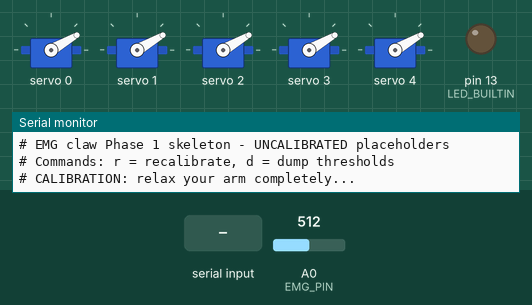
This sketch was run on a simulated Arduino Uno, built with avr-gcc and run on an emulated ATmega328P. Shown: 5 × servo, output pins drawn as LEDs (lit = HIGH), the last lines printed to the serial monitor. Dashed ring = blinking. Inputs (shaded band) come from the test bench; at power-on: A0 (EMG_PIN) = 512.

Above: at 1.2 s.
1.3 s: A0 (EMG_PIN) set to 716
At 4.22 s:
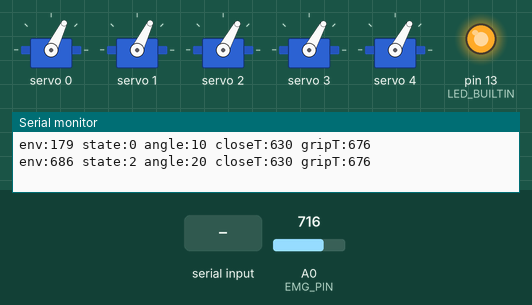
4.3 s: A0 (EMG_PIN) set to 1009
6.9 s: A0 (EMG_PIN) set to 1020
At 8.88 s:
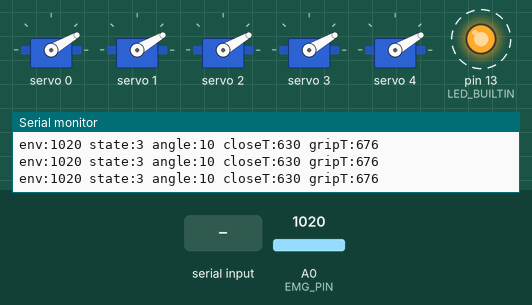
9.9 s: "d" received over Serial
12.9 s: "r" received over Serial
At 13.8 s:
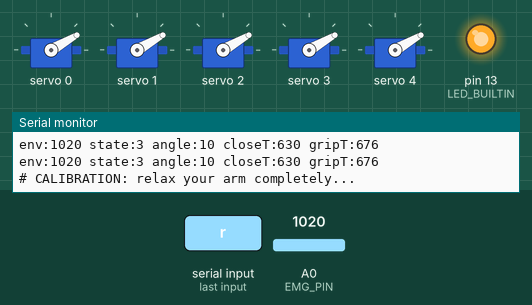
14.4 s: A0 (EMG_PIN) set to 590
At 17.25 s:
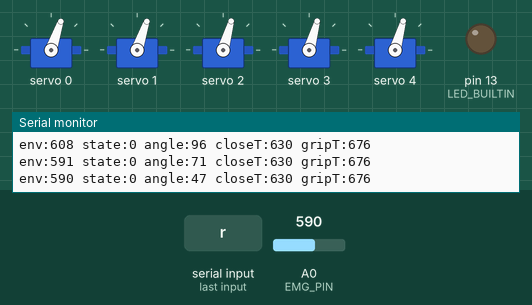
Timing chart, 0 to 18.4 s (numbered marks = the images above; inputs shaded):
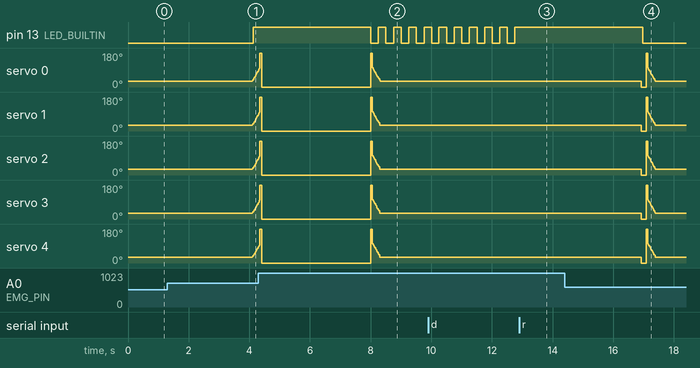

Measured:
- the behaviour switches between 1019 and 1020 on A0 (EMG_PIN) (found by bisection; images 1 and 2)
- after the input at 1.3 s, pin 13 (LED_BUILTIN): LOW → HIGH after 2.8 s
- after the input at 6.9 s, pin 13 (LED_BUILTIN): alternates HIGH for 0.25 s and LOW for 0.25 s, starting after 1.1 s
- after the input at 12.9 s, pin 13 (LED_BUILTIN): stops changing and stays HIGH
- after the input at 14.4 s, pin 13 (LED_BUILTIN): goes on until 17.0 s, then stays LOW

The sketch:

emg_claw.ino
```cpp
// emg_claw.ino - EMG Hand Phase 1 firmware skeleton.
//
// Target hardware (per the project wiring schematic, wiring-schematic.html):
//   Arduino Uno (clone) + MyoWare 2 with Link Shield (ENV -> A0)
//   PCA9685 servo driver, I2C 0x40 (SDA=A4, SCL=A5), servo channels 0-4
//   5x SG90 servos on the PCA9685 V+ rail (separate 5 V supply, common GND)
//
// Control design: claw-control-design-2026-10-11.md - three states, two
// thresholds, one channel. All decision logic lives in emg_control.h and is
// exercised by the simulation tests in ../sim/ before it ever runs here.
//
// REQUIRED LIBRARY: "Adafruit PWM Servo Driver Library" (Library Manager).
// The PCA9685 must be set to 50 Hz for servos; at the chip's ~200 Hz
// default the SG90s jitter (schematic stage notes).
//
// STATUS: SKELETON. Every threshold/angle/pulse value is a placeholder to
// be replaced by calibration and bench measurement. Nothing here has run
// on real hardware yet. Follow the schematic's staged bring-up: ONE servo
// on channel 0 first (set BENCH_SINGLE_SERVO to 1).

#include <Wire.h>
#include <Adafruit_PWMServoDriver.h>

#include "emg_control.h"

// ---------------------------------------------------------------------------
// Configuration
// ---------------------------------------------------------------------------

#define EMG_PIN A0            // MyoWare ENV via TRS tip (schematic table)
#define PCA9685_ADDR 0x40     // schematic: I2C address 0x40
#define SERVO_PWM_FREQ 50     // Hz - required for SG90 servos
#define NUM_SERVOS 5          // PCA9685 channels 0..4
#define BENCH_SINGLE_SERVO 0  // 1 = drive channel 0 only (first bench stage)

// PCA9685 pulse ticks for 0..180 degrees. PLACEHOLDERS: these are the
// Adafruit example's generic values, NOT measured for these SG90s or the
// printed claw. Bench-measure the real endpoints before connecting tendons.
#define PULSE_MIN_TICKS 150
#define PULSE_MAX_TICKS 600

#define SAMPLE_PERIOD_MS 10    // 100 Hz sampling
#define TELEMETRY_PERIOD_MS 100

// ---------------------------------------------------------------------------
// Globals
// ---------------------------------------------------------------------------

Adafruit_PWMServoDriver pwm = Adafruit_PWMServoDriver(PCA9685_ADDR);
EmgConfig config;
EmgController controller;
EmgCalibrator calibrator;
bool calibrating = true;
uint32_t lastSampleMs = 0;
uint32_t lastTelemetryMs = 0;

uint16_t angleToTicks(int angle) {
  if (angle < 0) angle = 0;
  if (angle > 180) angle = 180;
  return (uint16_t)(PULSE_MIN_TICKS +
                    (angle * (PULSE_MAX_TICKS - PULSE_MIN_TICKS)) / 180);
}

void driveServos(int angle) {
  uint16_t ticks = angleToTicks(angle);
#if BENCH_SINGLE_SERVO
  pwm.setPWM(0, 0, ticks);
#else
  for (int ch = 0; ch < NUM_SERVOS; ch++) {
    pwm.setPWM(ch, 0, ticks);
  }
#endif
}

void startCalibration() {
  calibrator.begin(config, millis());
  calibrating = true;
  Serial.println(F("# CALIBRATION: relax your arm completely..."));
}

void finishCalibration() {
  CalibrationResult r = calibrator.result();
  if (r.ok) {
    controller.setThresholds(r.closeThreshold, r.gripThreshold, r.hysteresis,
                             r.baseline);
    Serial.print(F("# CAL OK baseline="));
    Serial.print(r.baseline);
    Serial.print(F(" flexPeak="));
    Serial.print(r.flexPeak);
    Serial.print(F(" closeT="));
    Serial.print(r.closeThreshold);
    Serial.print(F(" gripT="));
    Serial.print(r.gripThreshold);
    Serial.print(F(" hyst="));
    Serial.println(r.hysteresis);
  } else {
    Serial.print(F("# CAL FAILED (range too small: baseline="));
    Serial.print(r.baseline);
    Serial.print(F(" flexPeak="));
    Serial.print(r.flexPeak);
    Serial.println(F("). Keeping default thresholds."));
    Serial.println(F("# If A0 barely moved, turn the MyoWare gain pot "
                     "clockwise and recalibrate (send 'r')."));
  }
  calibrating = false;
}

// ---------------------------------------------------------------------------
// Setup / loop
// ---------------------------------------------------------------------------

void setup() {
  Serial.begin(115200);
  pinMode(LED_BUILTIN, OUTPUT);

  pwm.begin();
  pwm.setOscillatorFrequency(27000000);
  pwm.setPWMFreq(SERVO_PWM_FREQ);

  controller.begin(config);
  driveServos(controller.servoAngle());  // park at OPEN before anything else

  Serial.println(F("# EMG claw Phase 1 skeleton - UNCALIBRATED placeholders"));
  Serial.println(F("# Commands: r = recalibrate, d = dump thresholds"));
  startCalibration();
}

void loop() {
  uint32_t now = millis();

  // Serial commands (checked every loop; cheap).
  if (Serial.available()) {
    char c = (char)Serial.read();
    if (c == 'r' || c == 'R') {
      controller.clearFault();
      startCalibration();
    } else if (c == 'd' || c == 'D') {
      Serial.print(F("# closeT="));
      Serial.print(controller.closeThreshold());
      Serial.print(F(" gripT="));
      Serial.print(controller.gripThreshold());
      Serial.print(F(" hyst="));
      Serial.println(controller.hysteresis());
    }
  }

  if (now - lastSampleMs < SAMPLE_PERIOD_MS) return;
  lastSampleMs = now;

  int raw = analogRead(EMG_PIN);

  if (calibrating) {
    bool wasFlex = calibrator.inFlexPhase();
    bool running = calibrator.update(raw, now);
    if (!wasFlex && calibrator.inFlexPhase()) {
      Serial.println(F("# CALIBRATION: flex HARD and hold..."));
    }
    if (!running) finishCalibration();
    return;  // servos stay parked at OPEN during calibration
  }

  controller.update(raw, now);
  driveServos(controller.servoAngle());

  // Built-in LED: solid in GRIP, blinking on FAULT, off otherwise.
  if (controller.fault()) {
    digitalWrite(LED_BUILTIN, (now / 250) % 2 ? HIGH : LOW);
  } else if (controller.state() == ClawState::Grip) {
    digitalWrite(LED_BUILTIN, HIGH);
  } else {
    digitalWrite(LED_BUILTIN, LOW);
  }

  // Telemetry in Serial Plotter format (label:value pairs).
  if (now - lastTelemetryMs >= TELEMETRY_PERIOD_MS) {
    lastTelemetryMs = now;
    Serial.print(F("env:"));
    Serial.print(controller.envelope(), 0);
    Serial.print(F(" state:"));
    Serial.print((int)controller.state());
    Serial.print(F(" angle:"));
    Serial.print(controller.servoAngle());
    Serial.print(F(" closeT:"));
    Serial.print(controller.closeThreshold());
    Serial.print(F(" gripT:"));
    Serial.println(controller.gripThreshold());
  }
}
```

emg_control.h
```cpp
// emg_control.h - EMG claw control logic, Phase 1.
//
// Pure C++ with no Arduino dependencies so the exact code that ships in the
// sketch is exercised by the host simulation tests in ../sim/.
//
// Design source: claw-control-design-2026-10-11.md (project design doc)
//   Three states on ONE channel, two thresholds, no classifier:
//     rest       -> claw OPEN
//     light flex -> claw CLOSED
//     hard flex  -> claw GRIP (tight)
//   No reject gate, no majority-vote window (that layer buys multi-gesture
//   reliability Phase 1 does not need, at ~2 s of latency Phase 1 rejects).
//   Chatter control is hysteresis only.
//
// Hardware source: wiring-schematic.html (project wiring schematic)
//   MyoWare 2 ENV output -> Arduino A0 (0-5 V -> ADC 0..1023).
//   Baseline = average A0 for 2 s at startup (schematic definition, verbatim).
//
// EVERY numeric value in EmgConfig is a bench PLACEHOLDER until it is
// measured on Renegade's arm with the real sensor. Calibration replaces the
// thresholds at runtime; the defaults only exist so the bench stages can run
// before calibration does.

#pragma once

#include <stdint.h>

struct EmgConfig {
  // --- Signal conditioning -------------------------------------------------
  float emaAlpha = 0.25f;  // Envelope smoothing. PLACEHOLDER: tune on arm.

  // --- Default thresholds (ADC counts 0..1023) -----------------------------
  // Used until a calibration succeeds. PLACEHOLDERS.
  int defaultCloseThreshold = 250;
  int defaultGripThreshold = 600;
  int defaultHysteresis = 25;

  // --- Calibration-derived thresholds --------------------------------------
  // Thresholds sit at these fractions of the measured dynamic range
  // (flexPeak - baseline). PLACEHOLDER fractions: validate on arm.
  float closeFraction = 0.35f;
  float gripFraction = 0.70f;
  float hysteresisFraction = 0.06f;  // of dynamic range, floor of 8 counts
  int minDynamicRange = 100;         // calibration fails below this separation
  uint32_t restPhaseMs = 2000;       // schematic: 2-second baseline
  uint32_t flexPhaseMs = 2000;       // hard-flex capture window

  // --- Servo targets (degrees) ---------------------------------------------
  // PLACEHOLDERS until the printed hand's real range is measured. The
  // schematic requires software clamping to the hand's measured range
  // before the first full close; servoMaxAngle is that clamp.
  int openAngle = 10;
  int closeAngle = 80;
  int gripAngle = 110;
  int servoMinAngle = 0;
  int servoMaxAngle = 120;  // deliberately well under 180 until measured
  float slewDegPerSec = 240.0f;  // max servo travel speed toward target

  // --- Fault detection -------------------------------------------------------
  int railHigh = 1020;          // ADC at/above this counts as railed
  uint32_t railFaultMs = 1000;  // sustained rail -> fault (short / stuck ADC)
  uint32_t zeroFaultMs = 2000;  // sustained exact 0 -> fault (ENV unplugged).
                                // Armed only if calibrated baseline >= 5 counts,
                                // so a genuinely quiet rest signal can't trip it.
};

enum class ClawState : uint8_t { Open = 0, Closed = 1, Grip = 2, Fault = 3 };

class EmgController {
 public:
  void begin(const EmgConfig& cfg) {
    cfg_ = cfg;
    closeT_ = cfg.defaultCloseThreshold;
    gripT_ = cfg.defaultGripThreshold;
    hyst_ = cfg.defaultHysteresis;
    state_ = ClawState::Open;
    ema_ = 0.0f;
    angle_ = (float)clampAngle(cfg.openAngle);
    target_ = cfg.openAngle;
    lastMs_ = 0;
    haveLast_ = false;
    railMs_ = 0;
    zeroMs_ = 0;
    fault_ = false;
    zeroFaultArmed_ = false;
  }

  // Apply calibration-derived thresholds. Also arms the zero-fault check
  // against the measured baseline (see EmgConfig::zeroFaultMs).
  void setThresholds(int closeT, int gripT, int hyst, int baseline) {
    closeT_ = closeT;
    gripT_ = gripT;
    hyst_ = hyst;
    zeroFaultArmed_ = baseline >= 5;
  }

  void clearFault() {
    fault_ = false;
    railMs_ = 0;
    zeroMs_ = 0;
    if (state_ == ClawState::Fault) state_ = ClawState::Open;
  }

  // Feed one ADC sample (0..1023) with a monotonic millisecond clock.
  void update(int rawAdc, uint32_t nowMs) {
    uint32_t dt = haveLast_ ? (nowMs - lastMs_) : 0;
    lastMs_ = nowMs;
    haveLast_ = true;

    if (rawAdc < 0) rawAdc = 0;
    if (rawAdc > 1023) rawAdc = 1023;

    // Envelope smoothing (single-pole EMA on the MyoWare ENV signal).
    ema_ += cfg_.emaAlpha * ((float)rawAdc - ema_);

    // --- Fault supervision -------------------------------------------------
    if (rawAdc >= cfg_.railHigh) {
      railMs_ += dt;
    } else {
      railMs_ = 0;
    }
    if (rawAdc == 0) {
      zeroMs_ += dt;
    } else {
      zeroMs_ = 0;
    }
    if (!fault_) {
      if (railMs_ >= cfg_.railFaultMs) fault_ = true;
      if (zeroFaultArmed_ && zeroMs_ >= cfg_.zeroFaultMs) fault_ = true;
    }

    // --- State machine (hysteresis only, per design doc) -------------------
    if (fault_) {
      state_ = ClawState::Fault;
      target_ = cfg_.openAngle;  // fail safe: release the claw
    } else {
      float env = ema_;
      switch (state_) {
        case ClawState::Open:
          if (env > (float)gripT_) {
            state_ = ClawState::Grip;
          } else if (env > (float)closeT_) {
            state_ = ClawState::Closed;
          }
          break;
        case ClawState::Closed:
          if (env > (float)gripT_) {
            state_ = ClawState::Grip;
          } else if (env < (float)(closeT_ - hyst_)) {
            state_ = ClawState::Open;
          }
          break;
        case ClawState::Grip:
          if (env < (float)(closeT_ - hyst_)) {
            state_ = ClawState::Open;
          } else if (env < (float)(gripT_ - hyst_)) {
            state_ = ClawState::Closed;
          }
          break;
        case ClawState::Fault:
          state_ = ClawState::Open;  // unreachable while fault_ set; safety net
          break;
      }
      switch (state_) {
        case ClawState::Open: target_ = cfg_.openAngle; break;
        case ClawState::Closed: target_ = cfg_.closeAngle; break;
        case ClawState::Grip: target_ = cfg_.gripAngle; break;
        case ClawState::Fault: target_ = cfg_.openAngle; break;
      }
    }

    // --- Slew limiting + clamp ----------------------------------------------
    int clampedTarget = clampAngle(target_);
    float maxStep = cfg_.slewDegPerSec * ((float)dt / 1000.0f);
    if (haveLast_ && dt > 0) {
      if (angle_ < (float)clampedTarget) {
        angle_ += maxStep;
        if (angle_ > (float)clampedTarget) angle_ = (float)clampedTarget;
      } else if (angle_ > (float)clampedTarget) {
        angle_ -= maxStep;
        if (angle_ < (float)clampedTarget) angle_ = (float)clampedTarget;
      }
    } else {
      angle_ = (float)clampedTarget;
    }
  }

  ClawState state() const { return state_; }
  bool fault() const { return fault_; }
  float envelope() const { return ema_; }
  int servoAngle() const { return (int)(angle_ + 0.5f); }
  int targetAngle() const { return target_; }
  int closeThreshold() const { return closeT_; }
  int gripThreshold() const { return gripT_; }
  int hysteresis() const { return hyst_; }

 private:
  int clampAngle(int a) const {
    if (a < cfg_.servoMinAngle) return cfg_.servoMinAngle;
    if (a > cfg_.servoMaxAngle) return cfg_.servoMaxAngle;
    return a;
  }

  EmgConfig cfg_;
  int closeT_, gripT_, hyst_;
  ClawState state_ = ClawState::Open;
  float ema_ = 0.0f;
  float angle_ = 0.0f;
  int target_ = 0;
  uint32_t lastMs_ = 0;
  bool haveLast_ = false;
  uint32_t railMs_ = 0;
  uint32_t zeroMs_ = 0;
  bool fault_ = false;
  bool zeroFaultArmed_ = false;
};

// ---------------------------------------------------------------------------
// Calibration: two timed phases, matching the schematic's startup flow.
//   Phase 1 (rest):  average A0 for 2 s = resting baseline (schematic, verbatim)
//   Phase 2 (flex):  hard flex held for 2 s; peak of the smoothed envelope is
//                    the top of the dynamic range.
// Thresholds are then placed at configured fractions of (flexPeak - baseline).
// If the separation is too small the calibration FAILS and the controller
// keeps its default thresholds - a failed calibration must never silently
// produce a twitchy claw. (Schematic fallback if A0 barely moves: turn the
// MyoWare gain pot clockwise, then recalibrate.)
// ---------------------------------------------------------------------------

struct CalibrationResult {
  bool ok = false;
  int baseline = 0;
  int flexPeak = 0;
  int closeThreshold = 0;
  int gripThreshold = 0;
  int hysteresis = 0;
};

class EmgCalibrator {
 public:
  void begin(const EmgConfig& cfg, uint32_t nowMs) {
    cfg_ = cfg;
    phaseStartMs_ = nowMs;
    phase_ = Phase::Rest;
    sum_ = 0;
    count_ = 0;
    flexEma_ = 0.0f;
    flexPeak_ = 0.0f;
    baseline_ = 0;
    done_ = false;
    result_ = CalibrationResult();
  }

  // Returns true while still running. Feed every sample.
  bool update(int rawAdc, uint32_t nowMs) {
    if (done_) return false;
    if (rawAdc < 0) rawAdc = 0;
    if (rawAdc > 1023) rawAdc = 1023;
    uint32_t elapsed = nowMs - phaseStartMs_;

    if (phase_ == Phase::Rest) {
      sum_ += (uint32_t)rawAdc;
      count_++;
      if (elapsed >= cfg_.restPhaseMs) {
        baseline_ = count_ > 0 ? (int)(sum_ / count_) : 0;
        phase_ = Phase::Flex;
        phaseStartMs_ = nowMs;
        flexEma_ = (float)baseline_;
        flexPeak_ = (float)baseline_;
      }
      return true;
    }

    // Flex phase: track the peak of a lightly smoothed envelope so a single
    // ADC spike cannot inflate the range.
    flexEma_ += 0.3f * ((float)rawAdc - flexEma_);
    if (flexEma_ > flexPeak_) flexPeak_ = flexEma_;
    if (elapsed >= cfg_.flexPhaseMs) {
      finish();
      return false;
    }
    return true;
  }

  bool inRestPhase() const { return !done_ && phase_ == Phase::Rest; }
  bool inFlexPhase() const { return !done_ && phase_ == Phase::Flex; }
  bool done() const { return done_; }
  CalibrationResult result() const { return result_; }

 private:
  enum class Phase : uint8_t { Rest, Flex };

  void finish() {
    done_ = true;
    int peak = (int)(flexPeak_ + 0.5f);
    int range = peak - baseline_;
    result_.baseline = baseline_;
    result_.flexPeak = peak;
    if (range < cfg_.minDynamicRange) {
      result_.ok = false;
      return;
    }
    result_.ok = true;
    result_.closeThreshold = baseline_ + (int)(cfg_.closeFraction * (float)range);
    result_.gripThreshold = baseline_ + (int)(cfg_.gripFraction * (float)range);
    int h = (int)(cfg_.hysteresisFraction * (float)range);
    result_.hysteresis = h < 8 ? 8 : h;
  }

  EmgConfig cfg_;
  Phase phase_ = Phase::Rest;
  uint32_t phaseStartMs_ = 0;
  uint32_t sum_ = 0;
  uint32_t count_ = 0;
  float flexEma_ = 0.0f;
  float flexPeak_ = 0.0f;
  int baseline_ = 0;
  bool done_ = false;
  CalibrationResult result_;
};
```
